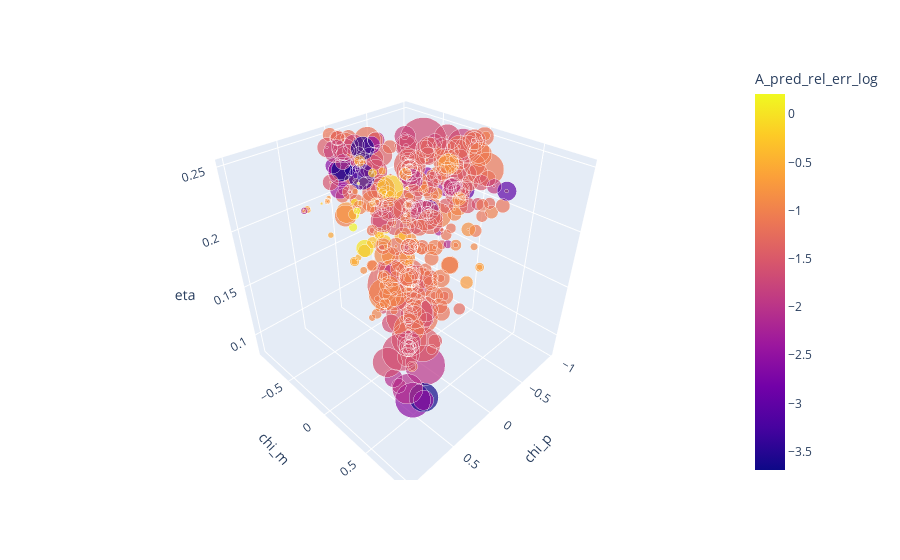

The notebook cell this image was saved under:
### Code cell
import plotly.express as px
fig = px.scatter_3d(df_mode_3D_full, x='chi_p', y='chi_m', z='eta',
                    color='A_pred_rel_err_log', size='A_range_inv', size_max=50,
                    hover_name = 'SXS_num',
                    hover_data = ['A_med', 'A_med_adj', 'A_pred', 'chi_1_z', 'chi_2_z', 'q', 'chi_rem', 'A_range'])
fig.show()

### Figure 1 — Plotly figure (JSON) as saved in the notebook; plotly's stock layout.template omitted (floating-point values rounded to 4 significant figures; data arrays with more than 128 entries replaced by an {"elided": "..."} marker saying what was removed)
{"data": [{"customdata": {"elided": "454x8 float values"}, "hovertemplate": "<b>%{hovertext}</b><br><br>chi_p=%{x}<br>chi_m=%{y}<br>eta=%{z}<br>A_range_inv=%{marker.size}<br>A_med=%{customdata[0]}<br>A_med_adj=%{customdata[1]}<br>A_pred=%{customdata[2]}<br>chi_1_z=%{customdata[3]}<br>chi_2_z=%{customdata[4]}<br>q=%{customdata[5]}<br>chi_rem=%{customdata[6]}<br>A_range=%{customdata[7]}<br>A_pred_rel_err_log=%{marker.color}<extra></extra>", "hovertext": {"elided": "454 int values"}, "legendgroup": "", "marker": {"color": {"elided": "454 float values"}, "coloraxis": "coloraxis", "size": {"elided": "454 float values"}, "sizemode": "area", "sizeref": 1.387, "symbol": "circle"}, "mode": "markers", "name": "", "scene": "scene", "showlegend": false, "type": "scatter3d", "x": {"elided": "454 float values"}, "y": {"elided": "454 float values"}, "z": {"elided": "454 float values"}}], "layout": {"coloraxis": {"colorbar": {"title": {"text": "A_pred_rel_err_log"}}, "colorscale": [[0, "#0d0887"], [0.1111, "#46039f"], [0.2222, "#7201a8"], [0.3333, "#9c179e"], [0.4444, "#bd3786"], [0.5556, "#d8576b"], [0.6667, "#ed7953"], [0.7778, "#fb9f3a"], [0.8889, "#fdca26"], [1, "#f0f921"]]}, "legend": {"itemsizing": "constant", "tracegroupgap": 0}, "margin": {"t": 60}, "scene": {"domain": {"x": [0, 1], "y": [0, 1]}, "xaxis": {"title": {"text": "chi_p"}}, "yaxis": {"title": {"text": "chi_m"}}, "zaxis": {"title": {"text": "eta"}}}}}
